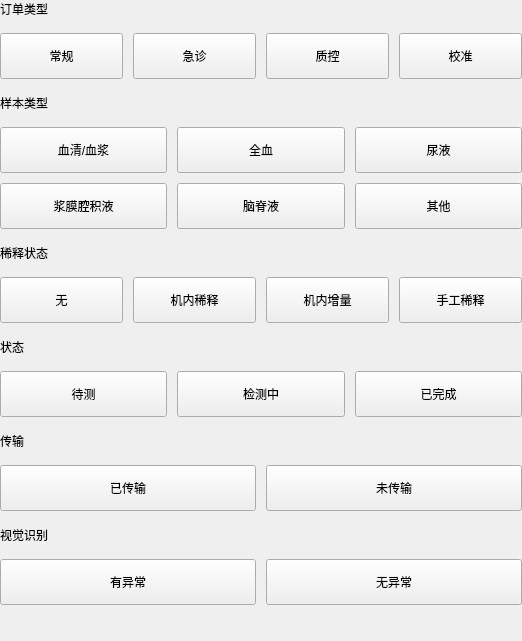
     <widget class="QWidget" name="widget91" native="true">
      <property name="geometry">
       <rect>
        <x>0</x>
        <y>0</y>
        <width>522</width>
        <height>641</height>
       </rect>
      </property>
      <layout class="QVBoxLayout" name="verticalLayout_64">
       <property name="spacing">
        <number>15</number>
       </property>
       <property name="leftMargin">
        <number>0</number>
       </property>
       <property name="topMargin">
        <number>0</number>
       </property>
       <property name="rightMargin">
        <number>0</number>
       </property>
       <property name="bottomMargin">
        <number>0</number>
       </property>
       <item>
        <layout class="QVBoxLayout" name="verticalLayout_63">
         <item>
          <widget class="QLabel" name="label_21">
           <property name="text">
            <string>订单类型</string>
           </property>
          </widget>
         </item>
         <item>
          <layout class="QHBoxLayout" name="horizontalLayout_38">
           <property name="spacing">
            <number>10</number>
           </property>
           <item>
            <widget class="QPushButton" name="pushButton_69">
             <property name="minimumSize">
              <size>
               <width>110</width>
               <height>46</height>
              </size>
             </property>
             <property name="maximumSize">
              <size>
               <width>16777215</width>
               <height>46</height>
              </size>
             </property>
             <property name="text">
              <string>常规</string>
             </property>
             <property name="checkable">
              <bool>true</bool>
             </property>
             <property name="autoExclusive">
              <bool>false</bool>
             </property>
             <property name="buttons" stdset="0">
              <string notr="true">flat_button</string>
             </property>
            </widget>
           </item>
           <item>
            <widget class="QPushButton" name="pushButton_70">
             <property name="minimumSize">
              <size>
               <width>110</width>
               <height>46</height>
              </size>
             </property>
             <property name="maximumSize">
              <size>
               <width>16777215</width>
               <height>46</height>
              </size>
             </property>
             <property name="text">
              <string>急诊</string>
             </property>
             <property name="checkable">
              <bool>true</bool>
             </property>
             <property name="autoExclusive">
              <bool>false</bool>
             </property>
             <property name="buttons" stdset="0">
              <string notr="true">flat_button</string>
             </property>
            </widget>
           </item>
           <item>
            <widget class="QPushButton" name="pushButton_72">
             <property name="minimumSize">
              <size>
               <width>110</width>
               <height>46</height>
              </size>
             </property>
             <property name="maximumSize">
              <size>
               <width>16777215</width>
               <height>46</height>
              </size>
             </property>
             <property name="text">
              <string>质控</string>
             </property>
             <property name="checkable">
              <bool>true</bool>
             </property>
             <property name="autoExclusive">
              <bool>false</bool>
             </property>
             <property name="buttons" stdset="0">
              <string notr="true">flat_button</string>
             </property>
            </widget>
           </item>
           <item>
            <widget class="QPushButton" name="pushButton_71">
             <property name="minimumSize">
              <size>
               <width>110</width>
               <height>46</height>
              </size>
             </property>
             <property name="maximumSize">
              <size>
               <width>16777215</width>
               <height>46</height>
              </size>
             </property>
             <property name="text">
              <string>校准</string>
             </property>
             <property name="checkable">
              <bool>true</bool>
             </property>
             <property name="autoExclusive">
              <bool>false</bool>
             </property>
             <property name="buttons" stdset="0">
              <string notr="true">flat_button</string>
             </property>
            </widget>
           </item>
          </layout>
         </item>
        </layout>
       </item>
       <item>
        <layout class="QVBoxLayout" name="verticalLayout_58">
         <item>
          <widget class="QLabel" name="label_47">
           <property name="text">
            <string>样本类型</string>
           </property>
          </widget>
         </item>
         <item>
          <layout class="QGridLayout" name="gridLayout_smpletype2">
           <property name="spacing">
            <number>10</number>
           </property>
           <item row="0" column="0">
            <widget class="QPushButton" name="pushButton_75">
             <property name="minimumSize">
              <size>
               <width>110</width>
               <height>46</height>
              </size>
             </property>
             <property name="maximumSize">
              <size>
               <width>16777215</width>
               <height>46</height>
              </size>
             </property>
             <property name="text">
              <string>血清/血浆</string>
             </property>
             <property name="checkable">
              <bool>true</bool>
             </property>
             <property name="autoExclusive">
              <bool>false</bool>
             </property>
             <property name="buttons" stdset="0">
              <string notr="true">flat_button</string>
             </property>
            </widget>
           </item>
           <item row="0" column="1">
            <widget class="QPushButton" name="pushButton_76">
             <property name="minimumSize">
              <size>
               <width>60</width>
               <height>46</height>
              </size>
             </property>
             <property name="maximumSize">
              <size>
               <width>16777215</width>
               <height>46</height>
              </size>
             </property>
             <property name="text">
              <string>全血</string>
             </property>
             <property name="checkable">
              <bool>true</bool>
             </property>
             <property name="autoExclusive">
              <bool>false</bool>
             </property>
             <property name="buttons" stdset="0">
              <string notr="true">flat_button</string>
             </property>
            </widget>
           </item>
           <item row="0" column="2">
            <widget class="QPushButton" name="pushButton_77">
             <property name="minimumSize">
              <size>
               <width>60</width>
               <height>46</height>
              </size>
             </property>
             <property name="maximumSize">
              <size>
               <width>16777215</width>
               <height>46</height>
              </size>
             </property>
             <property name="text">
              <string>尿液</string>
             </property>
             <property name="checkable">
              <bool>true</bool>
             </property>
             <property name="autoExclusive">
              <bool>false</bool>
             </property>
             <property name="buttons" stdset="0">
              <string notr="true">flat_button</string>
             </property>
            </widget>
           </item>
           <item row="1" column="0">
            <widget class="QPushButton" name="pushButton_78">
             <property name="minimumSize">
              <size>
               <width>110</width>
               <height>46</height>
              </size>
             </property>
             <property name="maximumSize">
              <size>
               <width>16777215</width>
               <height>46</height>
              </size>
             </property>
             <property name="text">
              <string>浆膜腔积液</string>
             </property>
             <property name="checkable">
              <bool>true</bool>
             </property>
             <property name="autoExclusive">
              <bool>false</bool>
             </property>
             <property name="buttons" stdset="0">
              <string notr="true">flat_button</string>
             </property>
            </widget>
           </item>
           <item row="1" column="1">
            <widget class="QPushButton" name="pushButton_79">
             <property name="minimumSize">
              <size>
               <width>70</width>
               <height>46</height>
              </size>
             </property>
             <property name="maximumSize">
              <size>
               <width>16777215</width>
               <height>46</height>
              </size>
             </property>
             <property name="text">
              <string>脑脊液</string>
             </property>
             <property name="checkable">
              <bool>true</bool>
             </property>
             <property name="autoExclusive">
              <bool>false</bool>
             </property>
             <property name="buttons" stdset="0">
              <string notr="true">flat_button</string>
             </property>
            </widget>
           </item>
           <item row="1" column="2">
            <widget class="QPushButton" name="pushButton_80">
             <property name="minimumSize">
              <size>
               <width>60</width>
               <height>46</height>
              </size>
             </property>
             <property name="maximumSize">
              <size>
               <width>16777215</width>
               <height>46</height>
              </size>
             </property>
             <property name="text">
              <string>其他</string>
             </property>
             <property name="checkable">
              <bool>true</bool>
             </property>
             <property name="autoExclusive">
              <bool>false</bool>
             </property>
             <property name="buttons" stdset="0">
              <string notr="true">flat_button</string>
             </property>
            </widget>
           </item>
          </layout>
         </item>
        </layout>
       </item>
       <item>
        <layout class="QVBoxLayout" name="verticalLayout_61">
         <item>
          <widget class="QLabel" name="label_46">
           <property name="text">
            <string>稀释状态</string>
           </property>
          </widget>
         </item>
         <item>
          <layout class="QHBoxLayout" name="horizontalLayout_43">
           <property name="spacing">
            <number>10</number>
           </property>
           <item>
            <widget class="QPushButton" name="pushButton_74">
             <property name="minimumSize">
              <size>
               <width>100</width>
               <height>46</height>
              </size>
             </property>
             <property name="maximumSize">
              <size>
               <width>16777215</width>
               <height>46</height>
              </size>
             </property>
             <property name="text">
              <string>无</string>
             </property>
             <property name="checkable">
              <bool>true</bool>
             </property>
             <property name="autoExclusive">
              <bool>false</bool>
             </property>
             <property name="buttons" stdset="0">
              <string notr="true">flat_button</string>
             </property>
            </widget>
           </item>
           <item>
            <widget class="QPushButton" name="pushButton_73">
             <property name="minimumSize">
              <size>
               <width>100</width>
               <height>46</height>
              </size>
             </property>
             <property name="maximumSize">
              <size>
               <width>16777215</width>
               <height>46</height>
              </size>
             </property>
             <property name="text">
              <string>机内稀释</string>
             </property>
             <property name="checkable">
              <bool>true</bool>
             </property>
             <property name="autoExclusive">
              <bool>false</bool>
             </property>
             <property name="buttons" stdset="0">
              <string notr="true">flat_button</string>
             </property>
            </widget>
           </item>
           <item>
            <widget class="QPushButton" name="pushButton_175">
             <property name="minimumSize">
              <size>
               <width>100</width>
               <height>46</height>
              </size>
             </property>
             <property name="maximumSize">
              <size>
               <width>16777215</width>
               <height>46</height>
              </size>
             </property>
             <property name="text">
              <string>机内增量</string>
             </property>
             <property name="checkable">
              <bool>true</bool>
             </property>
             <property name="autoExclusive">
              <bool>false</bool>
             </property>
             <property name="buttons" stdset="0">
              <string notr="true">flat_button</string>
             </property>
            </widget>
           </item>
           <item>
            <widget class="QPushButton" name="pushButton_176">
             <property name="minimumSize">
              <size>
               <width>100</width>
               <height>46</height>
              </size>
             </property>
             <property name="maximumSize">
              <size>
               <width>16777215</width>
               <height>46</height>
              </size>
             </property>
             <property name="text">
              <string>手工稀释</string>
             </property>
             <property name="checkable">
              <bool>true</bool>
             </property>
             <property name="autoExclusive">
              <bool>false</bool>
             </property>
             <property name="buttons" stdset="0">
              <string notr="true">flat_button</string>
             </property>
            </widget>
           </item>
          </layout>
         </item>
        </layout>
       </item>
       <item>
        <layout class="QVBoxLayout" name="verticalLayout_59">
         <item>
          <widget class="QLabel" name="label_51">
           <property name="text">
            <string>状态</string>
           </property>
          </widget>
         </item>
         <item>
          <layout class="QHBoxLayout" name="horizontalLayout_39">
           <property name="spacing">
            <number>10</number>
           </property>
           <item>
            <widget class="QPushButton" name="pushButton_87">
             <property name="minimumSize">
              <size>
               <width>110</width>
               <height>46</height>
              </size>
             </property>
             <property name="maximumSize">
              <size>
               <width>16777215</width>
               <height>46</height>
              </size>
             </property>
             <property name="text">
              <string>待测</string>
             </property>
             <property name="checkable">
              <bool>true</bool>
             </property>
             <property name="autoExclusive">
              <bool>false</bool>
             </property>
             <property name="buttons" stdset="0">
              <string notr="true">flat_button</string>
             </property>
            </widget>
           </item>
           <item>
            <widget class="QPushButton" name="pushButton_88">
             <property name="minimumSize">
              <size>
               <width>110</width>
               <height>46</height>
              </size>
             </property>
             <property name="maximumSize">
              <size>
               <width>16777215</width>
               <height>46</height>
              </size>
             </property>
             <property name="text">
              <string>检测中</string>
             </property>
             <property name="checkable">
              <bool>true</bool>
             </property>
             <property name="autoExclusive">
              <bool>false</bool>
             </property>
             <property name="buttons" stdset="0">
              <string notr="true">flat_button</string>
             </property>
            </widget>
           </item>
           <item>
            <widget class="QPushButton" name="pushButton_89">
             <property name="minimumSize">
              <size>
               <width>110</width>
               <height>46</height>
              </size>
             </property>
             <property name="maximumSize">
              <size>
               <width>16777215</width>
               <height>46</height>
              </size>
             </property>
             <property name="text">
              <string>已完成</string>
             </property>
             <property name="checkable">
              <bool>true</bool>
             </property>
             <property name="autoExclusive">
              <bool>false</bool>
             </property>
             <property name="buttons" stdset="0">
              <string notr="true">flat_button</string>
             </property>
            </widget>
           </item>
          </layout>
         </item>
        </layout>
       </item>
       <item>
        <layout class="QVBoxLayout" name="verticalLayout_54">
         <item>
          <widget class="QLabel" name="label_140">
           <property name="text">
            <string>传输</string>
           </property>
          </widget>
         </item>
         <item>
          <layout class="QHBoxLayout" name="horizontalLayout_99">
           <property name="spacing">
            <number>10</number>
           </property>
           <item>
            <widget class="QPushButton" name="pushButton_109">
             <property name="minimumSize">
              <size>
               <width>110</width>
               <height>46</height>
              </size>
             </property>
             <property name="maximumSize">
              <size>
               <width>16777215</width>
               <height>46</height>
              </size>
             </property>
             <property name="text">
              <string>已传输</string>
             </property>
             <property name="checkable">
              <bool>true</bool>
             </property>
             <property name="buttons" stdset="0">
              <string notr="true">flat_button</string>
             </property>
            </widget>
           </item>
           <item>
            <widget class="QPushButton" name="pushButton_58">
             <property name="minimumSize">
              <size>
               <width>110</width>
               <height>46</height>
              </size>
             </property>
             <property name="maximumSize">
              <size>
               <width>16777215</width>
               <height>46</height>
              </size>
             </property>
             <property name="text">
              <string>未传输</string>
             </property>
             <property name="checkable">
              <bool>true</bool>
             </property>
             <property name="buttons" stdset="0">
              <string notr="true">flat_button</string>
             </property>
            </widget>
           </item>
          </layout>
         </item>
        </layout>
       </item>
       <item>
        <layout class="QVBoxLayout" name="verticalLayout_12">
         <item>
          <widget class="QLabel" name="label_141">
           <property name="text">
            <string>视觉识别</string>
           </property>
          </widget>
         </item>
         <item>
          <layout class="QHBoxLayout" name="horizontalLayout_100">
           <property name="spacing">
            <number>10</number>
           </property>
           <item>
            <widget class="QPushButton" name="pushButton_159">
             <property name="minimumSize">
              <size>
               <width>110</width>
               <height>46</height>
              </size>
             </property>
             <property name="maximumSize">
              <size>
               <width>16777215</width>
               <height>46</height>
              </size>
             </property>
             <property name="text">
              <string>有异常</string>
             </property>
             <property name="checkable">
              <bool>true</bool>
             </property>
             <property name="buttons" stdset="0">
              <string notr="true">flat_button</string>
             </property>
            </widget>
           </item>
           <item>
            <widget class="QPushButton" name="pushButton_158">
             <property name="minimumSize">
              <size>
               <width>110</width>
               <height>46</height>
              </size>
             </property>
             <property name="maximumSize">
              <size>
               <width>16777215</width>
               <height>46</height>
              </size>
             </property>
             <property name="text">
              <string>无异常</string>
             </property>
             <property name="checkable">
              <bool>true</bool>
             </property>
             <property name="buttons" stdset="0">
              <string notr="true">flat_button</string>
             </property>
            </widget>
           </item>
          </layout>
         </item>
        </layout>
       </item>
       <item>
        <spacer name="verticalSpacer_6">
         <property name="orientation">
          <enum>Qt::Vertical</enum>
         </property>
         <property name="sizeHint" stdset="0">
          <size>
           <width>20</width>
           <height>40</height>
          </size>
         </property>
        </spacer>
       </item>
      </layout>
     </widget>
